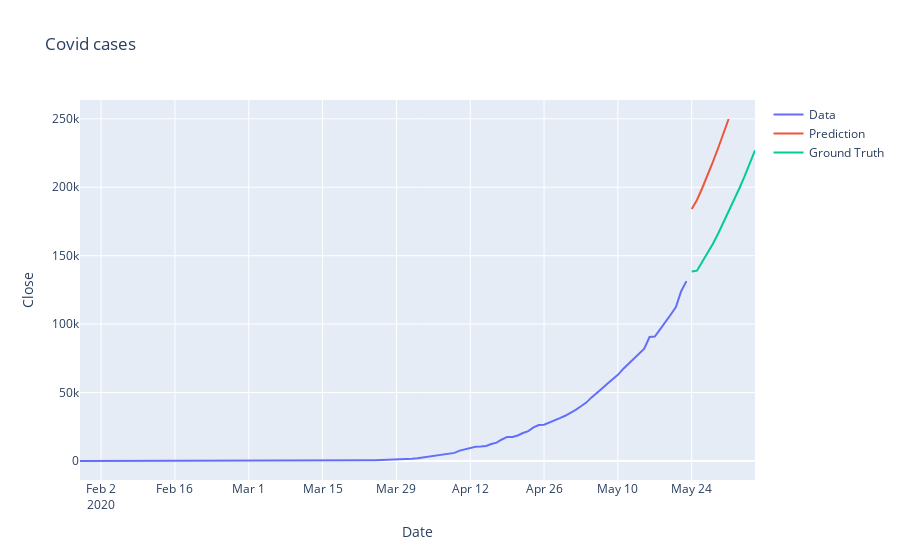

The cell this chart's notebook holds for it:
### Code cell
prediction = model.predict_generator(test_generator)

close_train = close_train.reshape((-1))
close_test = close_test.reshape((-1))
prediction = prediction.reshape((-1))

trace1 = go.Scatter(
    x = date_train,
    y = close_train,
    mode = 'lines',
    name = 'Data'
)
trace2 = go.Scatter(
    x = date_test,
    y = prediction,
    mode = 'lines',
    name = 'Prediction'
)
trace3 = go.Scatter(
    x = date_test,
    y = close_test,
    mode='lines',
    name = 'Ground Truth'
)
layout = go.Layout(
    title = "Covid cases",
    xaxis = {'title' : "Date"},
    yaxis = {'title' : "Close"}
)
fig = go.Figure(data=[trace1, trace2, trace3], layout=layout)
fig.show()
